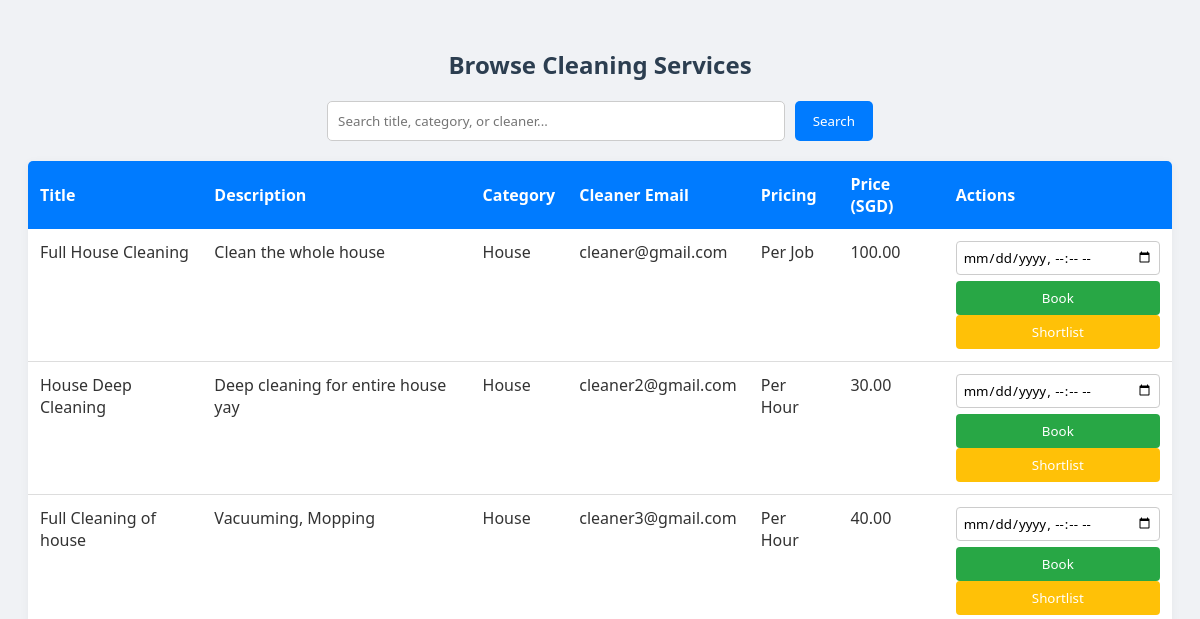
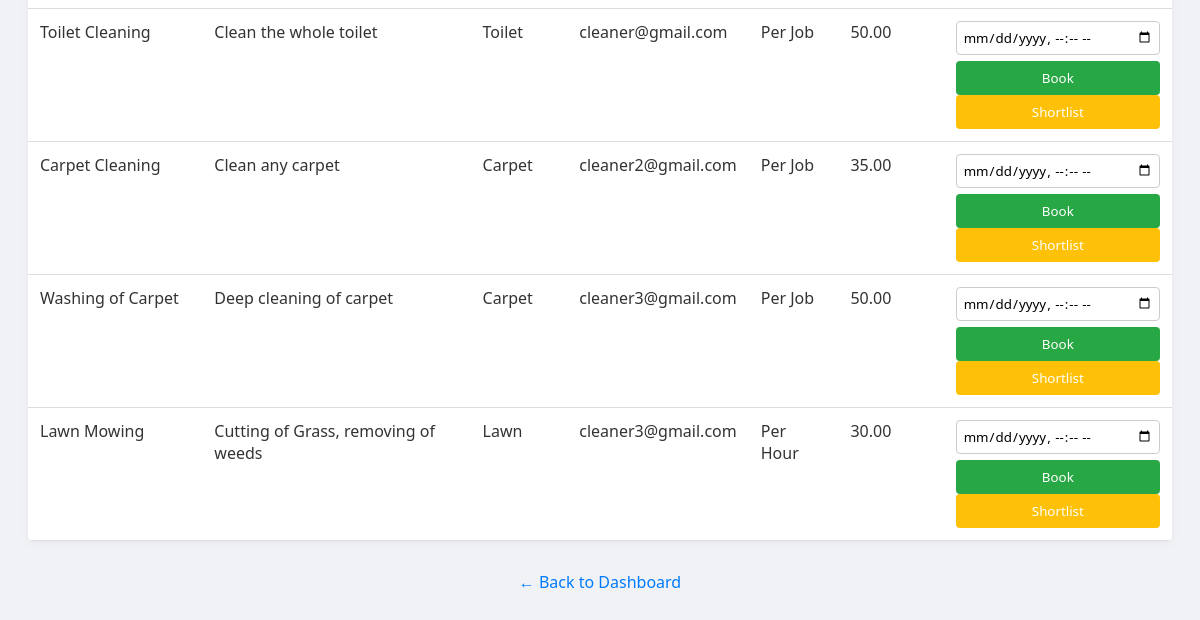
Page /boundary/view_services.php (signed in) on the earlier database version (2 pictures, top to bottom).
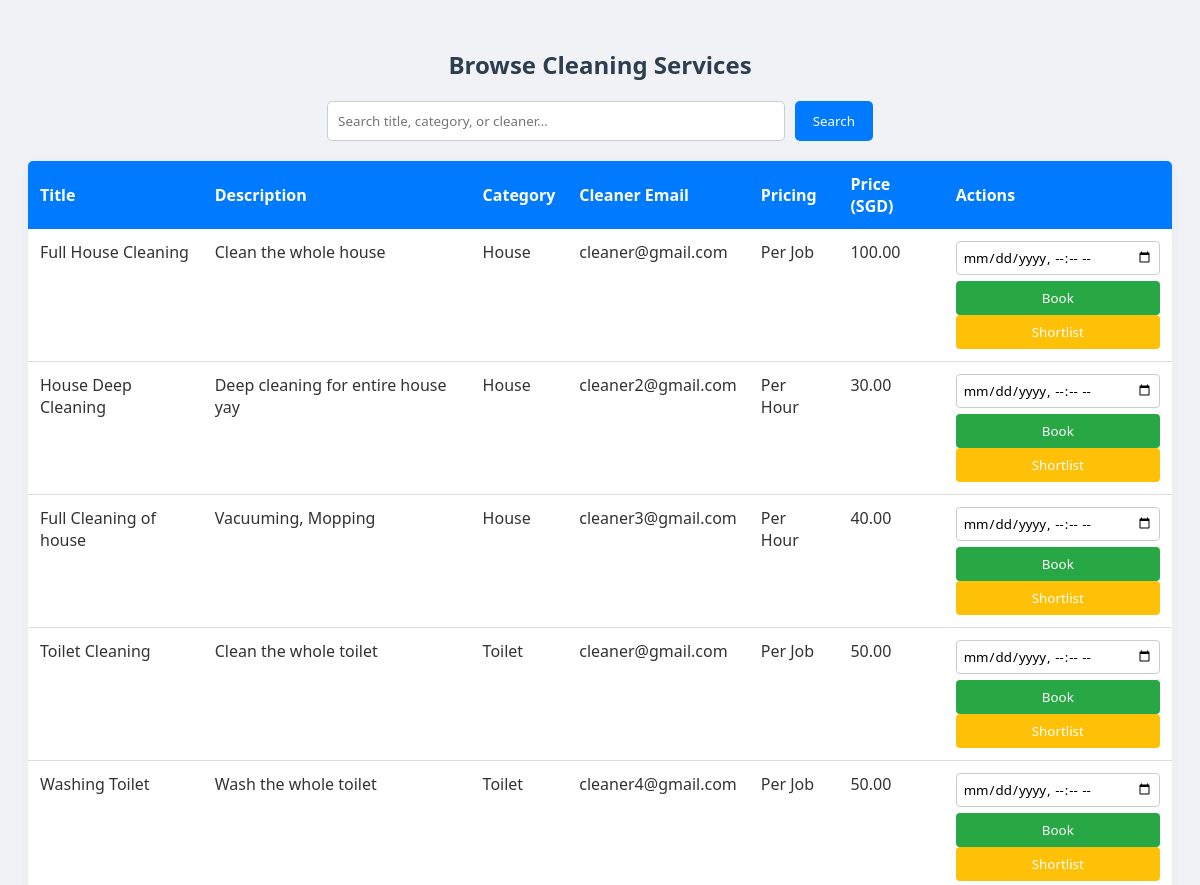
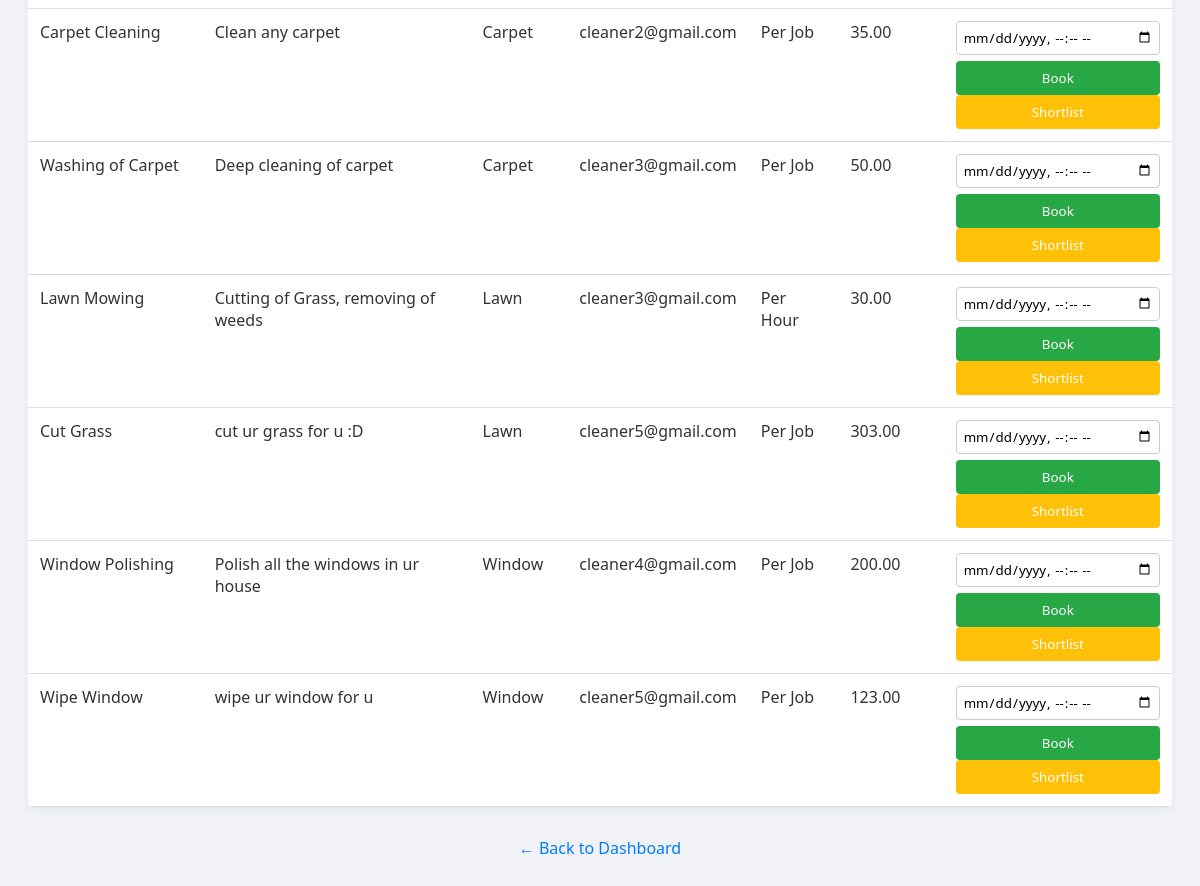
Same page on the later database version (2 pictures, top to bottom).
### tables this page shows
CREATE TABLE IF NOT EXISTS `services` (
  `id` int NOT NULL AUTO_INCREMENT,
  `cleaner_id` int NOT NULL,
  `title` varchar(100) NOT NULL,
  `description` text NOT NULL,
  `price` decimal(10,2) NOT NULL,
  `category_id` int NOT NULL,
  `pricing_type` enum('per_job','per_hour') NOT NULL,
  `created_at` datetime DEFAULT CURRENT_TIMESTAMP,
  `view_count` int DEFAULT '0',
  `shortlist_count` int DEFAULT '0',
  PRIMARY KEY (`id`),
  KEY `cleaner_id` (`cleaner_id`),
  KEY `category_id` (`category_id`)
);

CREATE TABLE IF NOT EXISTS `categories` (
  `id` int NOT NULL AUTO_INCREMENT,
  `name` varchar(50) NOT NULL,
  PRIMARY KEY (`id`),
  UNIQUE KEY `name` (`name`)
);

CREATE TABLE IF NOT EXISTS `users` (
  `id` int NOT NULL AUTO_INCREMENT,
  `email` varchar(100) NOT NULL,
  `password` varchar(255) NOT NULL,
  `user_type` enum('C','H','A','P') NOT NULL,
  `created_at` datetime DEFAULT CURRENT_TIMESTAMP,
  PRIMARY KEY (`id`),
  UNIQUE KEY `email` (`email`)
);

### entity/Service.php (called while the page is built, shortened)
<?php
class Service {
	public static function searchWithCategory($pdo, $search) {
    $stmt = $pdo->prepare("
        SELECT s.*, c.name AS category_name, u.email AS cleaner_email
        FROM services s
        JOIN categories c ON s.category_id = c.id
        JOIN users u ON s.cleaner_id = u.id
        WHERE s.title LIKE :search
           OR s.description LIKE :search
           OR c.name LIKE :search
           OR u.email LIKE :search
    ");
    $stmt->execute(['search' => '%' . $search . '%']);
    return $stmt->fetchAll();
    }
}

### control/HomeownerController.php (called while the page is built, shortened)
<?php
require_once __DIR__ . '/../entity/Service.php';
class HomeownerController {
	public static function searchServices($search) {
    global $pdo;
    return Service::searchWithCategory($pdo, $search);
}
}

### boundary/view_services.php (the view, shortened to what this page needs)
<?php
require_once '../config/db.php';
require_once '../control/HomeownerController.php';
$search = $_GET['search'] ?? '';
$services = HomeownerController::searchServices($search);
?>
<!DOCTYPE html>
<html>
<head>
    <link rel="stylesheet" href="../css/view_services.css">
</head>
<body>
    <h2>Browse Cleaning Services</h2>
    <form method="get">
        <input type="text" name="search" placeholder="Search title, category, or cleaner..." value="<?= htmlspecialchars($search) ?>">
        <button type="submit">Search</button>
    </form>
    <table>
        <tr>
            <th>Title</th>
            <th>Description</th>
            <th>Category</th>
            <th>Cleaner Email</th>
            <th>Pricing</th>
            <th>Price (SGD)</th>
            <th>Actions</th>
        </tr>
        <?php foreach ($services as $s): ?>
            <tr>
                <td><?= htmlspecialchars($s['title']) ?></td>
                <td><?= nl2br(htmlspecialchars($s['description'])) ?></td>
                <td><?= htmlspecialchars($s['category_name']) ?></td>
                <td><?= htmlspecialchars($s['cleaner_email']) ?></td>
                <td><?= $s['pricing_type'] === 'per_job' ? 'Per Job' : 'Per Hour' ?></td>
                <td><?= number_format($s['price'], 2) ?></td>
                <td>
                    <form method="post">
                        <input type="datetime-local" name="booking_datetime" required>
                        <button type="submit" name="book">Book</button>
                    </form>
                    <form method="post" action="shortlist_service.php">
                        <button type="submit">Shortlist</button>
                    </form>
                </td>
            </tr>
        <?php endforeach; ?>
    </table>
    <a href="dashboard_homeowner.php">← Back to Dashboard</a>
</body>
</html>

### css/view_services.css (style rules this page uses)
* { box-sizing: border-box; font-family: 'Segoe UI', Tahoma, Geneva, Verdana, sans-serif; }
body { background-color: #f0f2f5; padding: 20px; color: #333; }
h2 { text-align: center; color: #2c3e50; margin-bottom: 20px; }
form[method="get"] { display: flex; justify-content: center; margin-bottom: 20px; gap: 10px; }
form[method="get"] input[type="text"] { width: 40%; padding: 10px; border: 1px solid #ccc; border-radius: 5px; }
form[method="get"] button { background-color: #007bff; border: none; padding: 10px 18px; color: white; border-radius: 5px; cursor: pointer; }
table { width: 100%; border-collapse: collapse; margin-bottom: 30px; background-color: white; border-radius: 5px; overflow: hidden; box-shadow: 0 2px 10px rgba(0, 0, 0, 0.05); }
th { background-color: #007bff; color: white; padding: 12px; text-align: left; }
td { padding: 12px; border-bottom: 1px solid #ddd; vertical-align: top; }
td form { display: flex; flex-direction: column; gap: 6px; }
td form input[type="datetime-local"] { padding: 6px; border: 1px solid #ccc; border-radius: 4px; }
td form button { background-color: #28a745; border: none; padding: 8px; color: white; border-radius: 4px; cursor: pointer; }
td form[action="shortlist_service.php"] button { background-color: #ffc107; }
a { text-align: center; display: block; text-decoration: none; color: #007bff; margin-top: 20px; }

Differences in the rows shown:
added services: title "Washing Toilet", description "Wash the whole toilet", category.name "Toilet", users.email "cleaner4@gmail.com", pricing_type "Per Job", price "50.00"
added services: title "Cut Grass", description "cut ur grass for u :D", category.name "Lawn", users.email "cleaner5@gmail.com", pricing_type "Per Job", price "303.00"
added services: title "Window Polishing", description "Polish all the windows in ur house", category.name "Window", users.email "cleaner4@gmail.com", pricing_type "Per Job", price "200.00"
added services: title "Wipe Window", description "wipe ur window for u", category.name "Window", users.email "cleaner5@gmail.com", pricing_type "Per Job", price "123.00"
